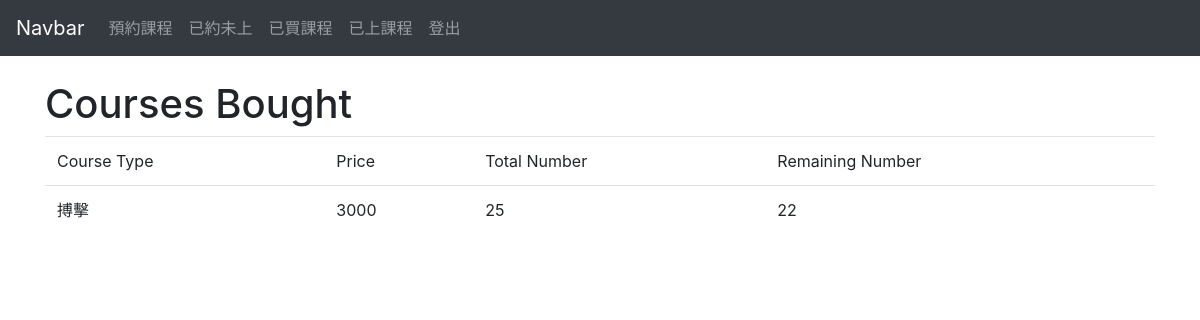
Page /Member/coursesBought.php on the committed database.
### tables this page shows
CREATE TABLE `course` (
  `Course_ID` int(6) NOT NULL,
  `M_ID` int(6) NOT NULL,
  `Price` int(6) NOT NULL,
  `Course_Type` varchar(40) DEFAULT NULL,
  `Number_of_Period` int(3) NOT NULL,
  `Remaining_Number` int(3) NOT NULL,
  `Open_Time` datetime NOT NULL DEFAULT CURRENT_TIMESTAMP
);

### Member/coursesBought.php (the view, shortened to what this page needs)
<?php	require_once('database.php'); ?>
<!DOCTYPE html>
<html lang="en">
<head>
  <link rel="stylesheet" href="https://stackpath.bootstrapcdn.com/bootstrap/4.1.3/css/bootstrap.min.css">
</head>
<body>
<?php echo file_get_contents('../navbar_M.html'); ?>
<div class="container">
	<br>
	<h1>Courses Bought</h1>
</div>
<div class="container">
<table class="table table-hover" cellpadding="2" cellspacing="2">
	<thead>
	<tr>
		<td>Course Type</td>
		<td>Price</td>
		<td>Total Number</td>
		<td>Remaining Number</td>
	</tr>
	</thead>
	<tbody>
		<?php
		$thisCourseID = 1;
		$result = mysqli_query($mysqli, "
			SELECT `Course_Type`,`Price`, `Number_of_Period`,`Remaining_Number`
			FROM `course`
			WHERE `course`.`Course_ID`=$thisCourseID
		");
		while($query_data = mysqli_fetch_row($result)) {
		  echo "<tr>";
		  echo "<td>",$query_data[0], "</td>",
			   "<td>",$query_data[1], "</td>",
			   "<td>",$query_data[2], "</td>",
			   "<td>",$query_data[3], "</td>";
		  echo "</tr>";
		}
		?>
	</tbody>
</table>
</div>
</body>
</html>

### rows in the picture
course: Course_Type "搏擊", Price "3000", Number_of_Period "25", Remaining_Number "22"

### other values in the picture
file_get_contents('../navbar_M.html') "Navbar 預約課程 已約未上 已買課程 已上課程 登出"
